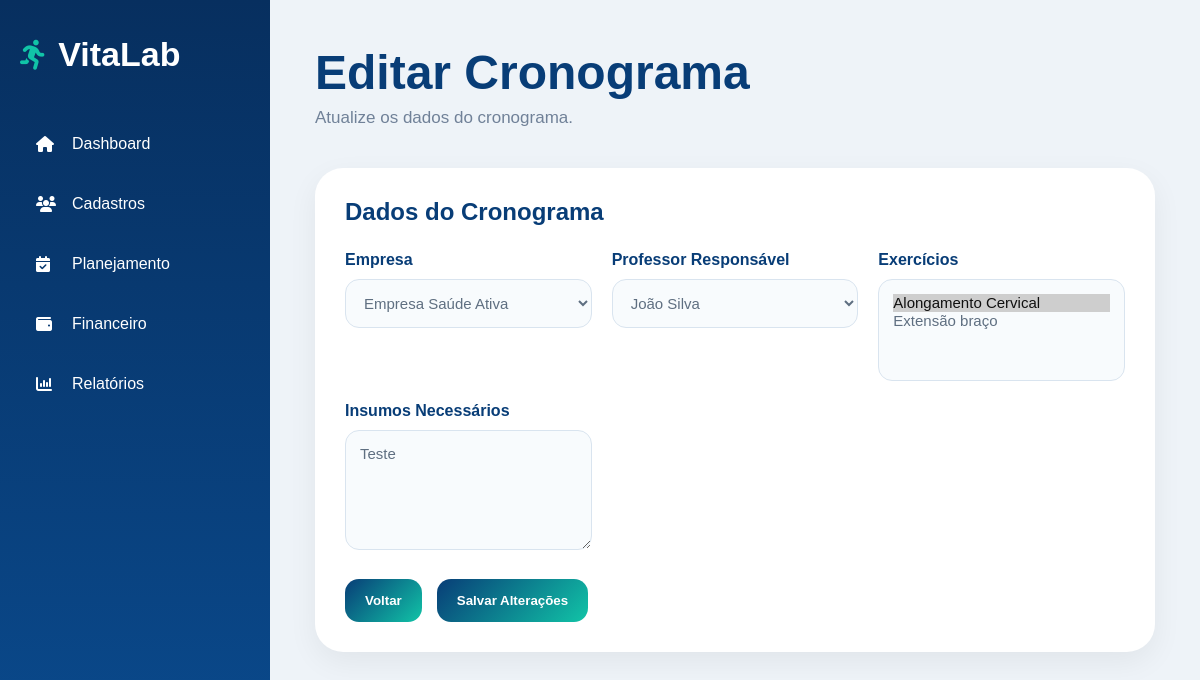
The app's page /editar-cronograma/1 with its own data.
### tables this page shows
CREATE TABLE cronogramas (
    id INTEGER PRIMARY KEY AUTOINCREMENT,
    empresa_id INTEGER,
    professor_id INTEGER,
    exercicios_dia TEXT,
    insumos TEXT,
    FOREIGN KEY (empresa_id) REFERENCES cadastros(id),
    FOREIGN KEY (professor_id) REFERENCES cadastros(id)
);

CREATE TABLE cadastros (
    id INTEGER PRIMARY KEY AUTOINCREMENT,
    tipo TEXT NOT NULL,
    status TEXT NOT NULL,

    razao_social TEXT,
    nome_fantasia TEXT,
    cnpj TEXT,
    inscricao_estadual TEXT,
    endereco TEXT,
    contato_responsavel TEXT,
    email TEXT,
    data_inicio_contrato TEXT,
    data_renovacao_contrato TEXT,
    valor_mensal TEXT,
    dia_pagamento TEXT,
    horarios_aulas TEXT,
    professor_responsavel TEXT,
    dados_pagamento TEXT,
    quantidade_alunos TEXT,

    nome_professor TEXT,
    cpf TEXT,
    registro_mei TEXT,
    registro_cref TEXT,
    empresas_vinculadas TEXT,
    valor_pagamento TEXT
, professor_responsavel_id INTEGER);

### app.py (the view, shortened to what this page needs)
@app.route("/editar-cronograma/<int:id>", methods=["GET", "POST"])
def editar_cronograma(id):
    conexao = conectar_banco()
    cronograma = conexao.execute("""
        SELECT *
        FROM cronogramas
        WHERE id = ?
    """, (id,)).fetchone()
    empresas = conexao.execute("""
        SELECT id, nome_fantasia
        FROM cadastros
        WHERE tipo = 'Empresa'
    """).fetchall()
    professores = conexao.execute("""
        SELECT id, nome_professor
        FROM cadastros
        WHERE tipo = 'Professor'
    """).fetchall()
    exercicios = conexao.execute("""
        SELECT id, nome
        FROM exercicios
        ORDER BY nome
    """).fetchall()
    exercicios_selecionados = conexao.execute("""
        SELECT exercicio_id
        FROM cronograma_exercicios
        WHERE cronograma_id = ?
    """, (id,)).fetchall()
    conexao.close()
    exercicios_ids = [
        item["exercicio_id"]
        for item in exercicios_selecionados
    ]
    return render_template(
        "editar-cronograma.html",
        cronograma=cronograma,
        empresas=empresas,
        professores=professores,
        exercicios=exercicios,
        exercicios_ids=exercicios_ids
    )

### app.py (called while the page is built)
def conectar_banco():
    conexao = sqlite3.connect("vitalab.db")
    conexao.row_factory = sqlite3.Row
    return conexao

### templates/templates/editar-cronograma.html (shortened to what this page needs)
<!DOCTYPE html>
<html lang="pt-br">
<head>
<link rel="stylesheet" href="{{ url_for('static', filename='style.css') }}">
<link rel="stylesheet" href="https://cdnjs.cloudflare.com/ajax/libs/font-awesome/6.5.1/css/all.min.css">
</head>
<body class="system-page">
<div class="sidebar">
    <div class="sidebar-logo">
        <i class="fa-solid fa-person-running"></i>
        <h2>VitaLab</h2>
    </div>
    <ul class="sidebar-menu">
        <li><a href="/dashboard"><i class="fa-solid fa-house"></i>Dashboard</a></li>
        <li><a href="/cadastros"><i class="fa-solid fa-users"></i>Cadastros</a></li>
        <li><a href="/planejamento"><i class="fa-solid fa-calendar-check"></i>Planejamento</a></li>
        <li><a href="/financeiro"><i class="fa-solid fa-wallet"></i>Financeiro</a></li>
        <li><a href="/relatorios"><i class="fa-solid fa-chart-column"></i>Relatórios</a></li>
    </ul>
</div>
<div class="content-area">
    <div class="topbar">
        <h1>Editar Cronograma</h1>
        <p>Atualize os dados do cronograma.</p>
    </div>
    <form method="POST">
        <div class="form-card">
            <div class="table-header">
                <h2>Dados do Cronograma</h2>
            </div>
            <div class="form-grid">
                <div>
                    <label>Empresa</label>
                    <select name="empresa_id">
                        {% for empresa in empresas %}
                        <option value="{{ empresa['id'] }}"
                            {% if cronograma['empresa_id'] == empresa['id'] %}
                                selected
                            {% endif %}>
                            {{ empresa['nome_fantasia'] }}
                        </option>
                        {% endfor %}
                    </select>
                </div>
                <div>
                    <label>Professor Responsável</label>
                    <select name="professor_id">
                        {% for professor in professores %}
                        <option value="{{ professor['id'] }}"
                            {% if cronograma['professor_id'] == professor['id'] %}
                                selected
                            {% endif %}>
                            {{ professor['nome_professor'] }}
                        </option>
                        {% endfor %}
                    </select>
                </div>
                <div>
                    <label>Exercícios</label>
                    <select name="exercicios" multiple>
                        {% for exercicio in exercicios %}
                        <option value="{{ exercicio['id'] }}"
                            {% if exercicio['id'] in exercicios_ids %}
                                selected
                            {% endif %}>
                            {{ exercicio['nome'] }}
                        </option>
                        {% endfor %}
                    </select>
                </div>
                <div>
                    <label>Insumos Necessários</label>
                    <textarea name="insumos">{{ cronograma['insumos'] }}</textarea>
                </div>
            </div>
            <div class="action-buttons">
                <a href="/cronogramas">
                    <button type="button" class="secondary-button">
                        Voltar
                    </button>
                </a>
                <button type="submit" class="secondary-button">
                    Salvar Alterações
                </button>
            </div>
        </div>
    </form>
</div>
</body>
</html>

### static/style.css (style rules this page uses)
* { margin: 0; padding: 0; box-sizing: border-box; font-family: Arial, Helvetica, sans-serif; }
body { background: #eef3f8; }
a { text-decoration: none; }
.system-page { min-height: 100vh; display: flex; background: #eef3f8; }
.sidebar { width: 270px; min-height: 100vh; background: linear-gradient(180deg, #072f5f, #0a4b8f); padding: 35px 20px; }
.sidebar-logo { display: flex; align-items: center; color: white; margin-bottom: 45px; }
.sidebar-logo i { font-size: 30px; margin-right: 12px; color: #11c4a7; }
.sidebar-logo h2 { font-size: 34px; }
.sidebar-menu { list-style: none; }
.sidebar-menu li { margin-bottom: 10px; }
.sidebar-menu a { display: flex; align-items: center; padding: 16px; border-radius: 16px; color: white; font-weight: 500; }
.sidebar-menu i { width: 24px; margin-right: 12px; }
.content-area { flex: 1; padding: 45px; }
.topbar { margin-bottom: 40px; }
.topbar h1 { color: #083d77; font-size: 48px; margin-bottom: 8px; }
.topbar p { color: #708198; font-size: 17px; }
.table-header { display:flex; justify-content:space-between; align-items:center; margin-bottom:25px; }
.table-header h2 { color:#083d77; }
.secondary-button { border:none; padding:14px 20px; border-radius:14px; background:linear-gradient(135deg,#083d77,#11c4a7); color:white; cursor:pointer; font-weight:bold; }
.action-buttons { margin-top:30px; display:flex; gap:15px; }
.form-card { background:white; border-radius:28px; padding:30px; box-shadow:0 10px 30px rgba(0,0,0,0.06); margin-bottom:25px; }
.form-grid { display:grid; grid-template-columns:repeat(auto-fit,minmax(240px,1fr)); gap:20px; }
.form-grid label { display:block; margin-bottom:10px; color:#083d77; font-weight:bold; }
.action-buttons { display:flex; gap:15px; margin-top:25px; }
.form-grid input, .form-grid select, .form-grid textarea { width: 100%; padding: 14px; border-radius: 14px; border: 1px solid #d9e4ef; background: #f8fbfd; outline: none; color: #5f6f81; font-size: 15px; }
.form-grid textarea { min-height: 120px; resize: vertical; }

### records on screen
cronogramas: empresa_id "Empresa Saúde Ativa", professor_id "João Silva", insumos "Teste"

### other values on screen
form field exercicios "Alongamento Cervical ☑ / Extensão braço"
